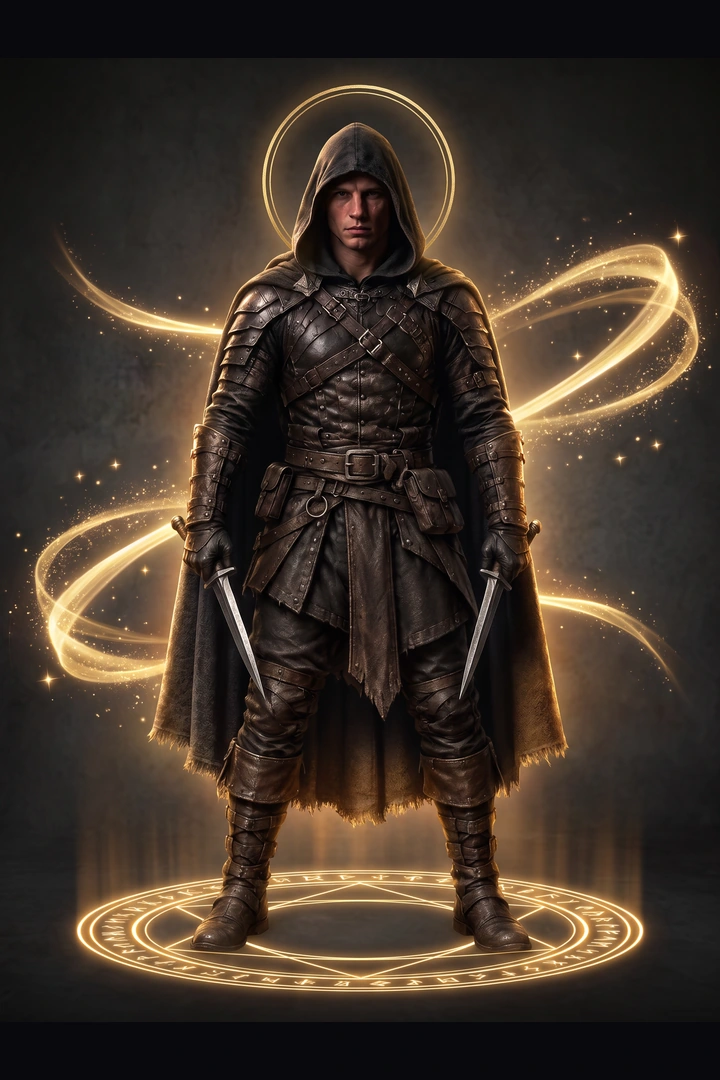
#> input picture img/personaggi/aura-divina-v366/assassino/armatura-assassino-notte.webp, 720 x 1080 px
$ python -i render_divine_v374.py   (imports and definitions only)
#> lines starting #> are read from the running program, lines starting #| are printed output that depends on the picture
#> further down, picture is the input picture: PIL image 720x1080 RGB; mean R, G, B 64.5, 52.2, 41.5
#!/usr/bin/env python3
"""v374: conservative retouch on authentic v373 portraits.

Never regenerate characters.  Preserve every original face, silhouette, armor,
shield, and weapon.  Equal framing inherited from verified v373 images.
Localized corrections: warm white Berserker Rabbia aura to same gold palette,
reinforce Abisso's gauntlet over sword grip without relocating the sword, and
give the three Berserkers a subtle shared golden particle signature.
"""
from pathlib import Path
from PIL import Image, ImageDraw, ImageFilter, ImageChops
import hashlib, json, math, random

ROOT=Path(__file__).resolve().parent.parent
SOURCE=ROOT/"img/personaggi/aura-divina-v373"
DEST=ROOT/"img/personaggi/aura-divina-v374"
SIZE=(720,1080)
CLASSES={
 "assassino":["base","armatura-assassino-notte","armatura-assassino-spettro"],
 "guerriero":["base","armatura-guerriero-braci","armatura-guerriero-abisso"],
 "berserker":["base","armatura-berserker-rabbia","armatura-berserker-apocalisse"],
}
RES=Image.Resampling.LANCZOS

def warm_rabbia_aura(im):
    """Recolor the WHITE background halo to the SAME GOLD as the other two
    Berserkers.  A painted ellipse guide confines edits to the existing light
    ring; it does not touch face, armor, wolf, shield, hands or axe.
    """
    mask=Image.new("L",SIZE,0)
#> mask: PIL image 720x1080 L; every value is 0
    d=ImageDraw.Draw(mask)
    # Existing v373 Rabbia bright halo runs behind the helmet/shoulders.
    d.ellipse((143,55,577,514),outline=255,width=54)
    # Keep front of figure 100% untouched.
    guard=Image.new("L",SIZE,0)
    gd=ImageDraw.Draw(guard)
    gd.ellipse((212,140,516,960),fill=255)
    gd.ellipse((171,250,553,670),fill=255)
    guard=guard.filter(ImageFilter.GaussianBlur(9))
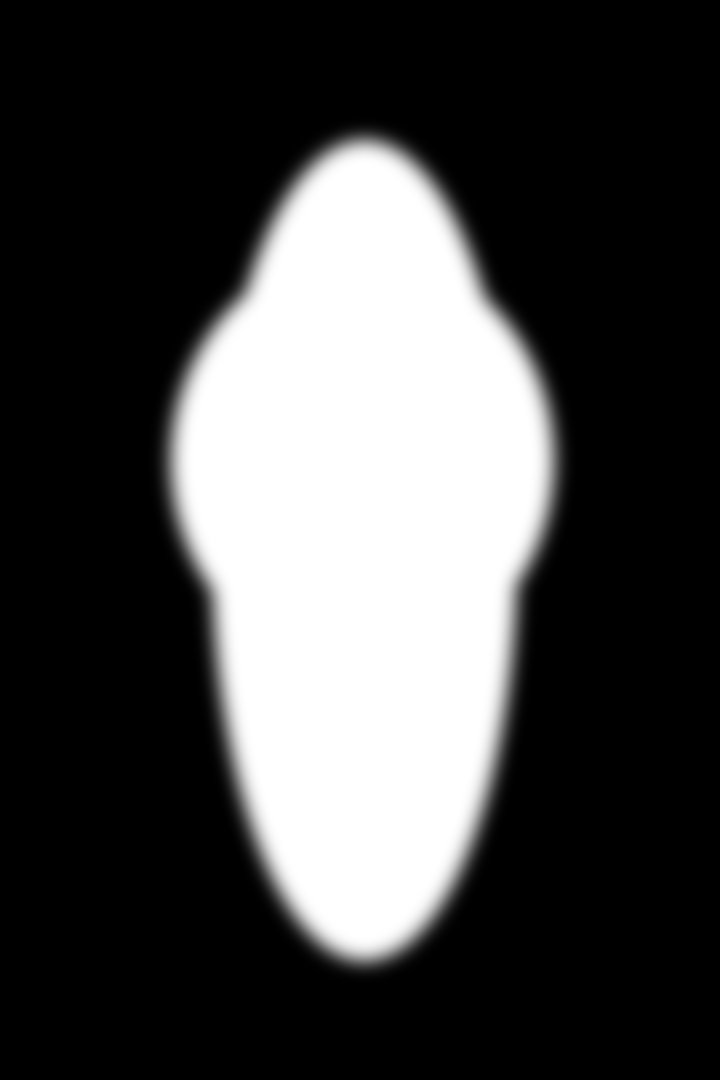
#> guard: PIL image 720x1080 L; min 0, max 255, mean 70.3
    mask=ImageChops.subtract(mask,guard)
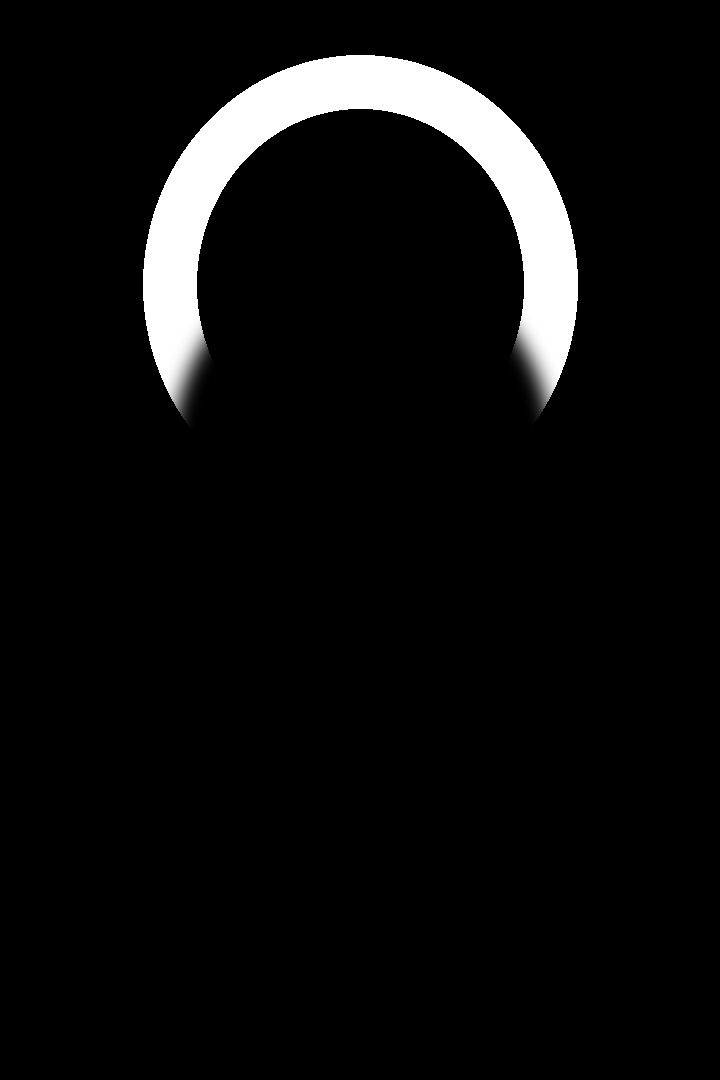
#> mask: PIL image 720x1080 L; min 0, max 255, mean 14.1
    pixels=im.load(); active=mask.load()
    for y in range(45,525):
        for x in range(120,595):
            strength=active[x,y]/255
            if strength<=.06:continue
            r,g,b,a=pixels[x,y]
            low=min(r,g,b);high=max(r,g,b)
            if high<128 or low<95 or high-low>110:continue
            # Convert pale white/silver glow into bright amber-gold light.
            weight=.91*strength*min(1.0,(high-115)/105)
            tr=255
            tg=min(223,round(150+high*.22))
            tb=min(127,round(26+high*.25))
            pixels[x,y]=(round(r*(1-weight)+tr*weight),
                          round(g*(1-weight)+tg*weight),
                          round(b*(1-weight)+tb*weight),a)
    # The original Rabbia rune floor was also pearl-white, unlike the other
    # Divine portraits. Warm only luminous floor pixels, never the boots.
    boots=Image.new("L",SIZE,0)
    bd=ImageDraw.Draw(boots)
    bd.ellipse((195,896,363,1008),fill=255)
    bd.ellipse((433,897,554,1011),fill=255)
    boots=boots.filter(ImageFilter.GaussianBlur(9))
    protection=boots.load()
    for y in range(906,1054):
        for x in range(35,697):
            r,g,b,a=pixels[x,y]
            lo=min(r,g,b);hi=max(r,g,b)
            if hi<130 or lo<83 or hi-lo>115:continue
            k=.73*min(1,(hi-115)/105)*(1-protection[x,y]/255)
            pixels[x,y]=(round(r*(1-k)+255*k),
                          round(g*(1-k)+185*k),
                          round(b*(1-k)+69*k),a)
    return im

# [71 lines left out: functions shared_berserker_sparks, align_abisso_sword_grip, main, not called in this run]
# [2 lines not run here, left out]

>>> from PIL import Image
>>> picture = Image.open('../img/personaggi/aura-divina-v366/assassino/armatura-assassino-notte.webp')
#> (the run stopped early here; a loop or call above may not have finished)
